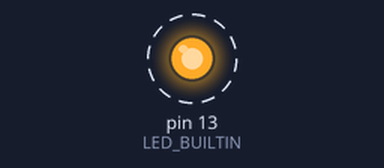
Recording of a sketch running on a simulated Arduino Uno, built with avr-gcc and run on an emulated ATmega328P. Parts: output pins drawn as LEDs (lit = HIGH). Dashed ring = blinking. What the sketch prints to the serial monitor is not drawn.

Above: at 0.5 s.
Timing chart, 0 to 4.6 s (numbered marks = the images above):
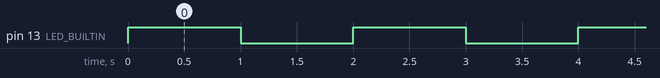

Measured:
- by itself, pin 13 (LED_BUILTIN): alternates HIGH for 1.0 s and LOW for 1.0 s

The sketch:

resetTest.ino
```cpp
#include <avr/wdt.h>

uint8_t resetSource __attribute__ ((section(".noinit")));

void resetFlagsInit(void) __attribute__ ((naked))
__attribute__ ((used))
__attribute__ ((section (".init0")));

void resetFlagsInit(void) {
  __asm__ __volatile__ ("sts %0, r2\n" : "=m" (resetSource) :);
}


uint16_t i = 0;

// the setup function runs once when you press reset or power the board
void setup() {
  // initialize digital pin LED_BUILTIN as an output.
  pinMode(LED_BUILTIN, OUTPUT);
  Serial.begin(57600);
  Serial.println("Started");
  reset_source();
  //wdt_enable(WDTO_8S);
}

// the loop function runs over and over again forever
void loop() {
  //wdt_reset();
  Serial.println(i++);
  Serial.println(millis());
  digitalWrite(LED_BUILTIN, HIGH);   // turn the LED on (HIGH is the voltage level)
  delay(1000);                       // wait for a second
  digitalWrite(LED_BUILTIN, LOW);    // turn the LED off by making the voltage LOW
  delay(1000);                       // wait for a second
}

void reset_source(void)
{
  // Check source of reset
  if (resetSource & 1) {              // PowerOn Reset
    Serial.println(F("PowerOn Reset"));
  }
  else if (resetSource & 2) {         // External Reset
    Serial.println(F("External Reset"));
  }
  else if (resetSource & 4) {         // Brown-Out Reset
    Serial.println(F("BrownOut Reset"));
  }
  else if (resetSource & 8) {         // Watchdog Reset
    Serial.println(F("WatchDog Reset"));
  }
  else if (resetSource & 0x10) {      // Jtag Reset
    Serial.println(F("JTAG Reset"));
  }
  else {                              // Unknown Reset
    Serial.println(F("Unknown Reset"));
  }
}
```
